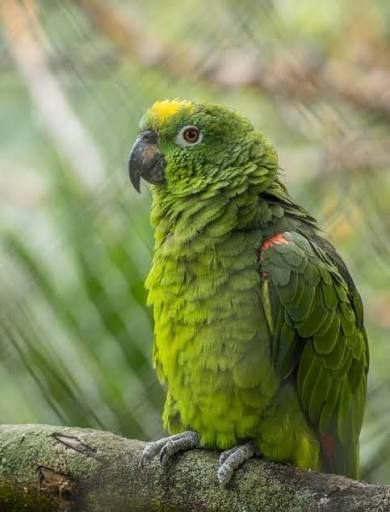
#> input picture Experiment 3 - Solutions by students/kartik_kumar_28/images.jpg, 390 x 512 px
$ python main.py   (older library calls are emulated)
#> lines starting #> are read from the running program, lines starting #| are printed output that depends on the picture
import cv2
import numpy as np
import matplotlib.pyplot as plt
import time

# ==========================================
# STEP 1: Load Image
# ==========================================

image = cv2.imread("images.jpg")
#> image is the input picture: shape (512, 390, 3); mean B, G, R 87.5, 135.4, 125.9

if image is None:
    print("Error: images.jpg not found!")
    print("Please keep images.jpg in the same folder as main.py")
    exit()

# Convert BGR to RGB for Matplotlib
image_rgb = cv2.cvtColor(image, cv2.COLOR_BGR2RGB)


# ==========================================
# STEP 2: Display Original Image
# ==========================================

plt.figure(figsize=(6, 4))
plt.imshow(image_rgb)
plt.title("Original Image")
plt.axis("off")
plt.show()


# ==========================================
# STEP 3: Gaussian Filtering
# ==========================================

start = time.time()

gaussian_blur = cv2.GaussianBlur(image, (5, 5), 0)

gaussian_time = time.time() - start

gaussian_rgb = cv2.cvtColor(gaussian_blur, cv2.COLOR_BGR2RGB)

plt.figure(figsize=(6, 4))
plt.imshow(gaussian_rgb)
plt.title("Gaussian Blur")
plt.axis("off")
plt.show()


# ==========================================
# STEP 4: Median Filtering
# ==========================================

start = time.time()

median_filter = cv2.medianBlur(image, 5)

median_time = time.time() - start

median_rgb = cv2.cvtColor(median_filter, cv2.COLOR_BGR2RGB)

plt.figure(figsize=(6, 4))
plt.imshow(median_rgb)
plt.title("Median Filter")
plt.axis("off")
plt.show()


# ==========================================
# STEP 5: Average / Mean Filtering
# ==========================================

start = time.time()

average_filter = cv2.blur(image, (5, 5))

average_time = time.time() - start

average_rgb = cv2.cvtColor(average_filter, cv2.COLOR_BGR2RGB)

plt.figure(figsize=(6, 4))
plt.imshow(average_rgb)
plt.title("Average / Mean Filter")
plt.axis("off")
plt.show()


# ==========================================
# STEP 6: Laplacian Filtering
# ==========================================

gray = cv2.cvtColor(image, cv2.COLOR_BGR2GRAY)
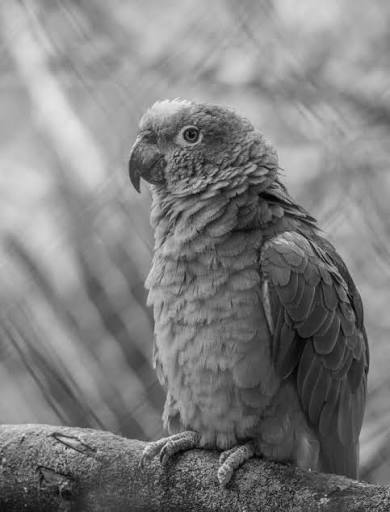
#> gray: shape (512, 390); min 1, max 242, mean 127.1

start = time.time()

laplacian_result = cv2.Laplacian(gray, cv2.CV_64F)
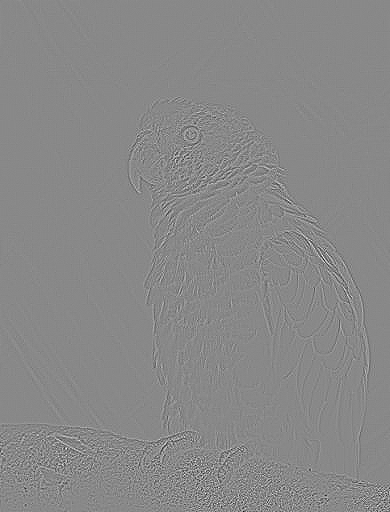
#> laplacian_result: shape (512, 390) float64; min -286, max 248, mean 0; drawn with min black and max white

laplacian_time = time.time() - start

laplacian = cv2.convertScaleAbs(laplacian_result)
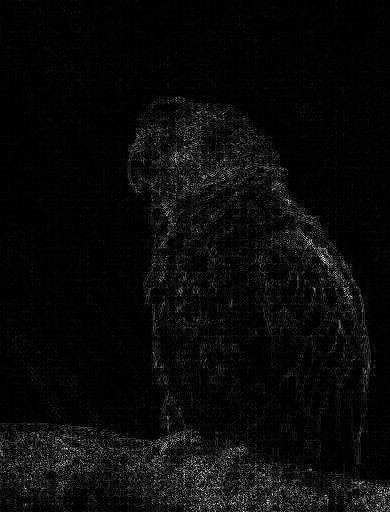
#> laplacian: shape (512, 390); min 0, max 255, mean 10.5

plt.figure(figsize=(6, 4))
plt.imshow(laplacian, cmap="gray")
plt.title("Laplacian Filter")
plt.axis("off")
plt.show()


# ==========================================
# STEP 7: Sobel Edge Detection
# ==========================================

# Sobel X - Vertical Edges
start = time.time()

sobel_x_result = cv2.Sobel(
    gray,
    cv2.CV_64F,
    1,
    0,
    ksize=3
)
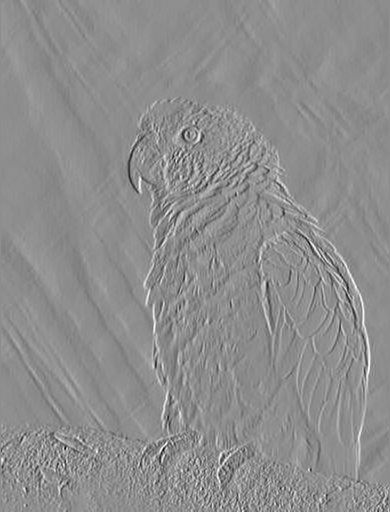
#> sobel_x_result: shape (512, 390) float64; min -531, max 423, mean -0.3; drawn with min black and max white

sobel_x_time = time.time() - start

sobel_x = cv2.convertScaleAbs(sobel_x_result)
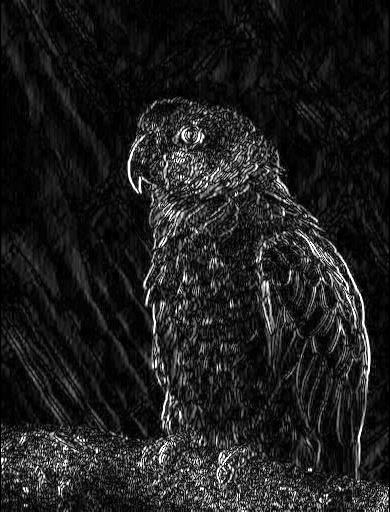
#> sobel_x: shape (512, 390); min 0, max 255, mean 30.3


# Sobel Y - Horizontal Edges
start = time.time()

sobel_y_result = cv2.Sobel(
    gray,
    cv2.CV_64F,
    0,
    1,
    ksize=3
)
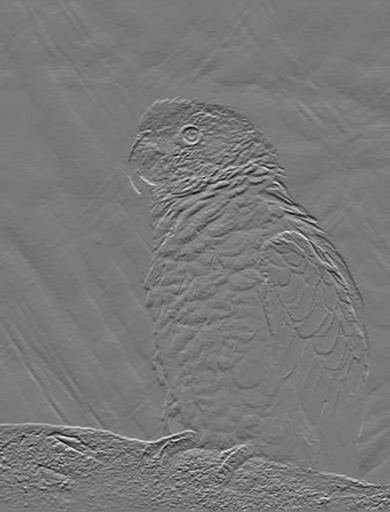
#> sobel_y_result: shape (512, 390) float64; min -481, max 528, mean -1.7; drawn with min black and max white

sobel_y_time = time.time() - start

sobel_y = cv2.convertScaleAbs(sobel_y_result)
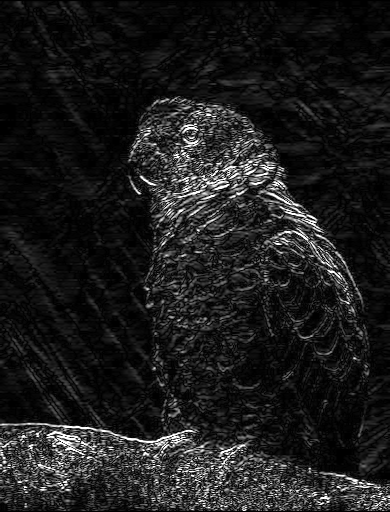
#> sobel_y: shape (512, 390); min 0, max 255, mean 28.4


# Display Sobel X
plt.figure(figsize=(6, 4))
plt.imshow(sobel_x, cmap="gray")
plt.title("Sobel X - Vertical Edges")
plt.axis("off")
plt.show()


# Display Sobel Y
plt.figure(figsize=(6, 4))
plt.imshow(sobel_y, cmap="gray")
plt.title("Sobel Y - Horizontal Edges")
plt.axis("off")
plt.show()


# ==========================================
# STEP 8: Time Comparison
# ==========================================

print("\n========================================")
print("COMPARISON OF FILTERING TECHNIQUES")
print("========================================")

print(f"Gaussian Filter Time : {gaussian_time:.6f} seconds")
print(f"Median Filter Time   : {median_time:.6f} seconds")
print(f"Average Filter Time  : {average_time:.6f} seconds")
print(f"Laplacian Time       : {laplacian_time:.6f} seconds")
print(f"Sobel X Time         : {sobel_x_time:.6f} seconds")
print(f"Sobel Y Time         : {sobel_y_time:.6f} seconds")


# ==========================================
# STEP 9: Combined Comparison
# ==========================================

plt.figure(figsize=(12, 8))

plt.subplot(2, 4, 1)
plt.imshow(image_rgb)
plt.title("Original")
plt.axis("off")

plt.subplot(2, 4, 2)
plt.imshow(gaussian_rgb)
plt.title("Gaussian")
plt.axis("off")

plt.subplot(2, 4, 3)
plt.imshow(median_rgb)
plt.title("Median")
plt.axis("off")

plt.subplot(2, 4, 4)
plt.imshow(average_rgb)
plt.title("Average")
plt.axis("off")

plt.subplot(2, 4, 5)
plt.imshow(laplacian, cmap="gray")
plt.title("Laplacian")
plt.axis("off")

plt.subplot(2, 4, 6)
plt.imshow(sobel_x, cmap="gray")
plt.title("Sobel X")
plt.axis("off")

plt.subplot(2, 4, 7)
plt.imshow(sobel_y, cmap="gray")
plt.title("Sobel Y")
plt.axis("off")

plt.tight_layout()
plt.show()


# ==========================================
# STEP 10: Save Output Images
# ==========================================

cv2.imwrite("original.jpg", image)
cv2.imwrite("gaussian_blur.jpg", gaussian_blur)
cv2.imwrite("median_filter.jpg", median_filter)
cv2.imwrite("average_filter.jpg", average_filter)
cv2.imwrite("laplacian.jpg", laplacian)
cv2.imwrite("sobel_x.jpg", sobel_x)
cv2.imwrite("sobel_y.jpg", sobel_y)

print("\n========================================")
print("ALL OUTPUT IMAGES SAVED SUCCESSFULLY!")
print("========================================")

print("original.jpg")
print("gaussian_blur.jpg")
print("median_filter.jpg")
print("average_filter.jpg")
print("laplacian.jpg")
print("sobel_x.jpg")
print("sobel_y.jpg")


# ==========================================
# OBSERVATIONS
# ==========================================

print("\n========================================")
print("OBSERVATIONS")
print("========================================")

print("1. Gaussian Filter reduces noise and smooths the image.")
print("2. Median Filter is effective for salt-and-pepper noise.")
print("3. Average Filter performs general image smoothing.")
print("4. Laplacian Filter highlights edges and fine details.")
print("5. Sobel X detects vertical edges.")
print("6. Sobel Y detects horizontal edges.")
print("7. Low-pass filters are mainly used for smoothing.")
print("8. High-pass filters are mainly used for edge enhancement.")
